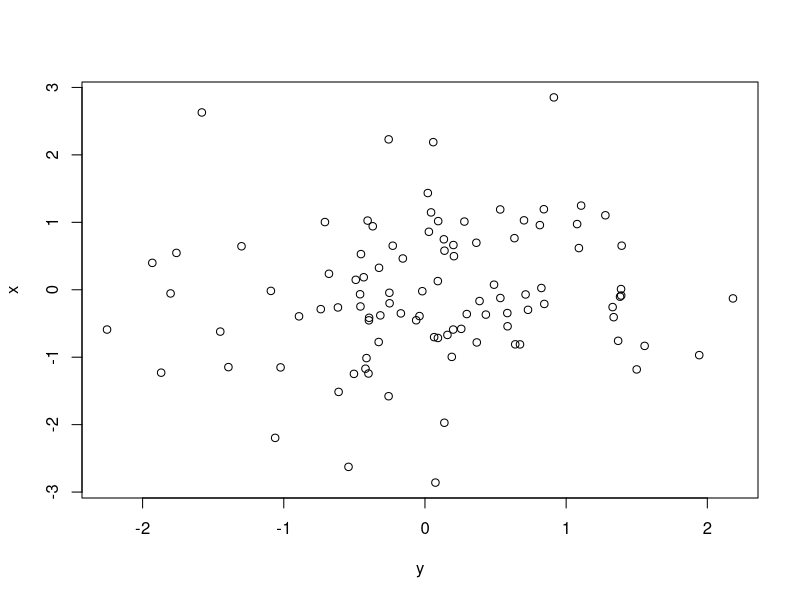
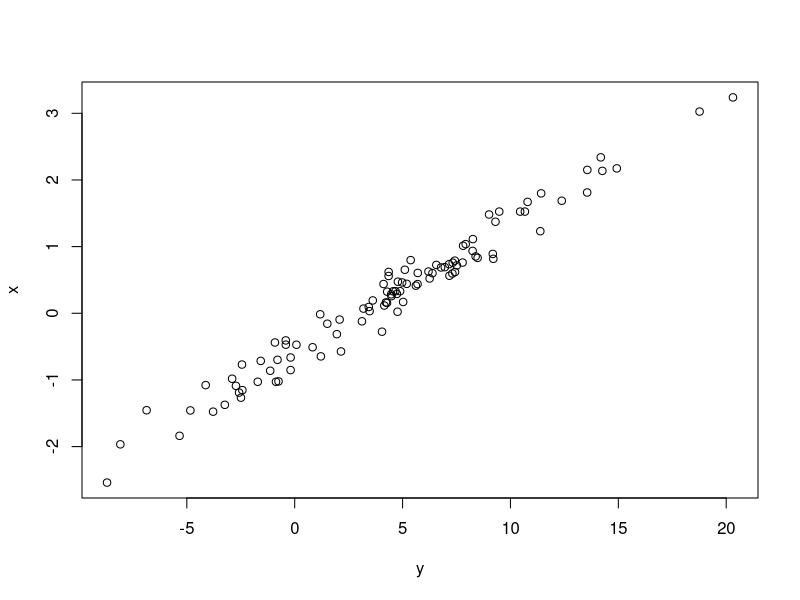

Source code (R) for these figures, in order:
## ---- chunk 1
a <- 1
b <- 2
print(a + b)
## ---- chunk 2
x <- rnorm(100)
y <- rnorm(100)
plot(y, x)

## ---- chunk 3
x <- rnorm(100)
y <- 5*x + 3 + rnorm(100)
model <- lm(y ~ x)
summary(model)
plot(y, x)

## ---- chunk 4
summary(x)
